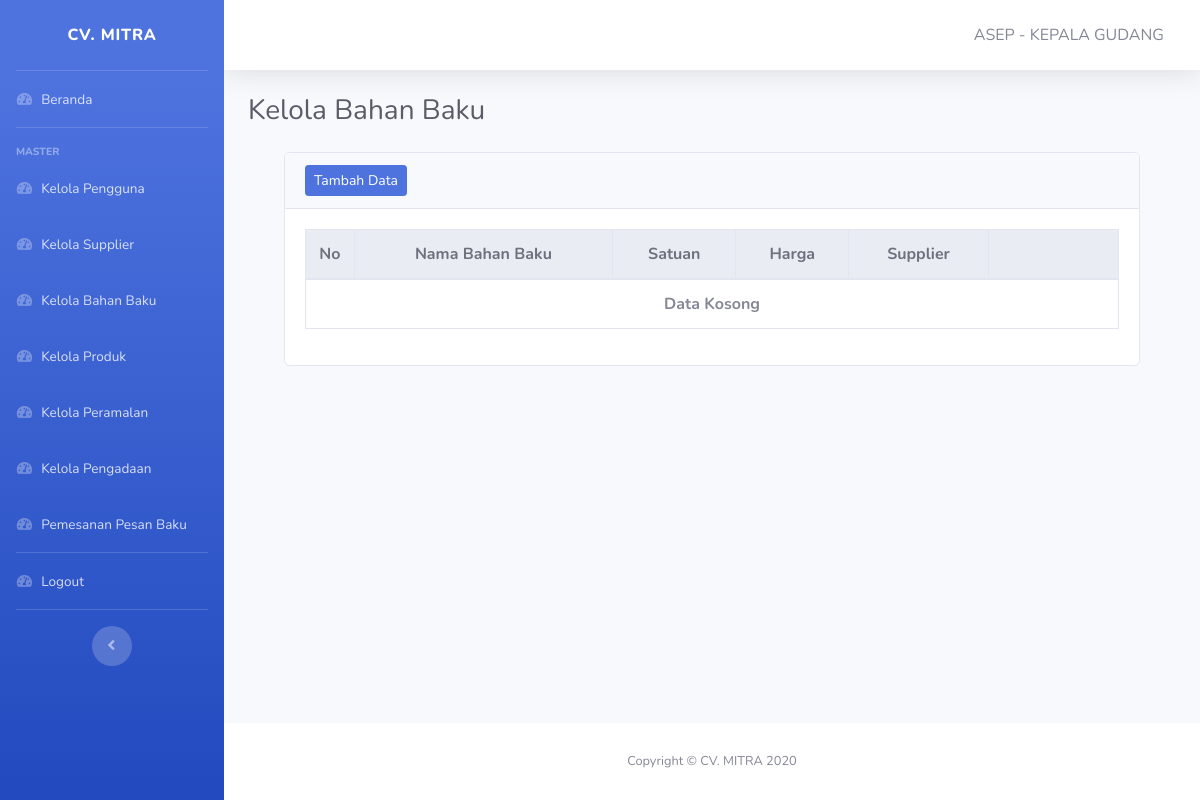
Page /pages/admin/kelola-bahanbaku.php (signed in) on the earlier database version.
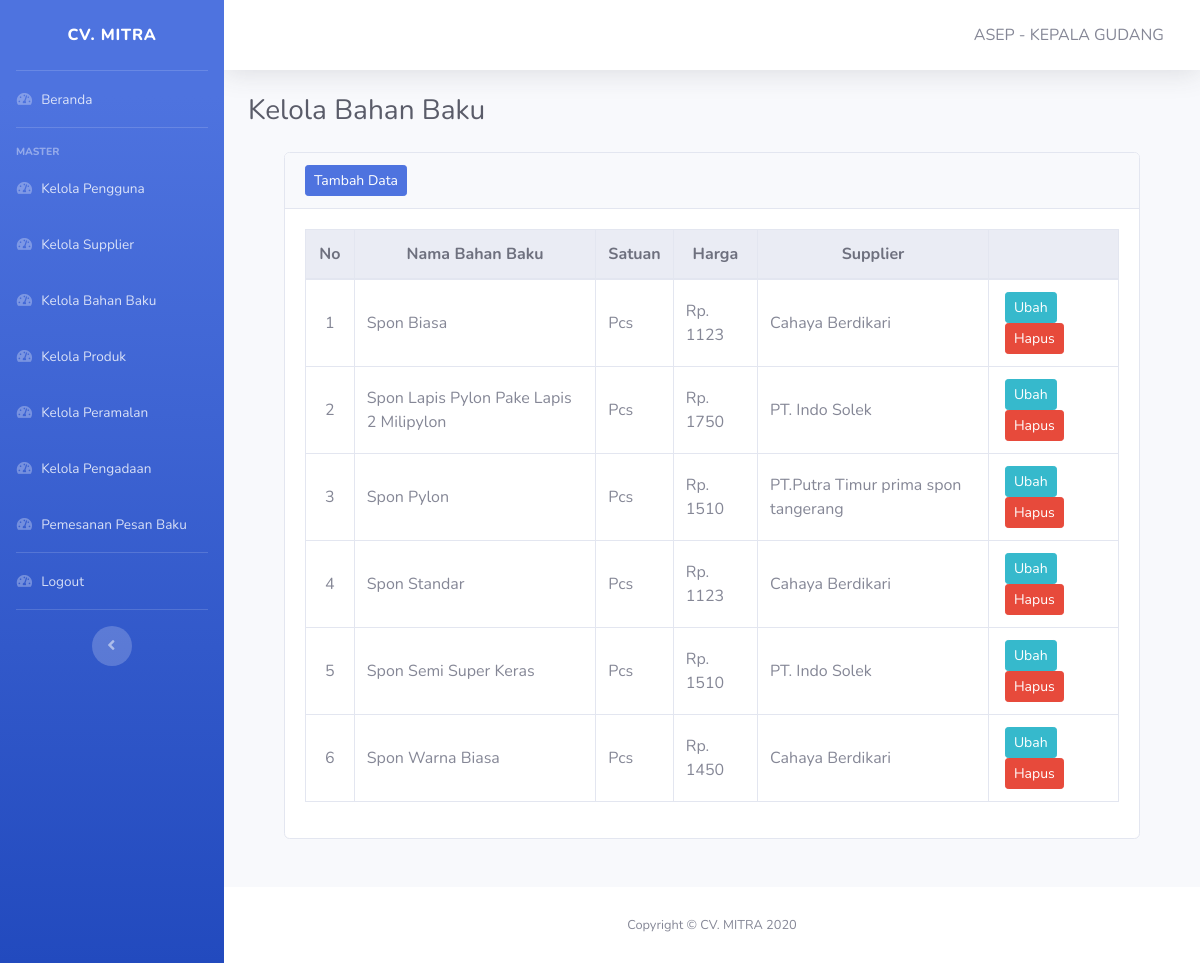
Same page on the later database version.
### tables this page shows
CREATE TABLE IF NOT EXISTS `bahanbaku` (
  `id_bahanbaku` varchar(6) NOT NULL,
  `nama_bahanbaku` varchar(40) NOT NULL,
  `satuan_bahanbaku` varchar(10) NOT NULL,
  `harga` varchar(20) NOT NULL,
  `id_supplier` int(11) NOT NULL,
  PRIMARY KEY (`id_bahanbaku`),
  KEY `id_supplier` (`id_supplier`),
  CONSTRAINT `bahanbaku_ibfk_2` FOREIGN KEY (`id_supplier`) REFERENCES `supplier` (`id_supplier`)
);

CREATE TABLE IF NOT EXISTS `supplier` (
  `id_supplier` int(11) NOT NULL AUTO_INCREMENT,
  `nama_supplier` varchar(40) NOT NULL,
  `alamat_supplier` varchar(50) NOT NULL,
  `no_telp` varchar(50) NOT NULL DEFAULT '',
  `email` text NOT NULL,
  PRIMARY KEY (`id_supplier`)
);

### pages/admin/kelola-bahanbaku.php (the view, shortened to what this page needs)
<!DOCTYPE html>
<html lang="en">
<head>
    <?php include '../../layout/header.php' ?>
</head>
<body id="page-top">
    <div id="wrapper">
        <?php include '../../layout/sidebar-admin.php' ?>
        <div id="content-wrapper" class="d-flex flex-column">
            <div id="content">
                <?php include '../../layout/topbar.php' ?>
                <div class="container-fluid">
                    <div class="d-sm-flex align-items-center justify-content-between mb-4">
                        <h1 class="h3 mb-0 text-gray-800">Kelola Bahan Baku</h1>
                    </div>
                    <div class="container row-12">
                        <div class="col">
                            <div class="card mb-5">
                                <div class="card-header">
                                    <div class="nav-item">
                                        <a href="tambah-bahanbaku.php" class="btn btn-sm btn-primary">Tambah Data</a>
                                    </div>
                                </div>
                                <div class="card-body">
                                    <table class="table table-responsive-lg table-hover table-bordered" id="Table">
                                        <thead class="thead-light text-center">
                                            <tr>
                                                <th width=6%>No</th>
                                                <th>Nama Bahan Baku</th>
                                                <th>Satuan</th>
                                                <th>Harga</th>
                                                <th>Supplier</th>
                                                <th width=16%></th>
                                            </tr>
                                        </thead>
                                        <tbody>
                                            <?php
                                            include "../../koneksi.php";
                                            $no = 1;
                                            $data = mysqli_query($koneksi, "SELECT b.id_bahanbaku,b.nama_bahanbaku, b.satuan_bahanbaku,b.harga,s.nama_supplier FROM bahanbaku b JOIN supplier s WHERE b.id_supplier = s.id_supplier");
                                            if (mysqli_num_rows($data) == 0) {
                                                ?>
                                                <tr>
                                                    <td colspan="7" class="text-center font-weight-bold">Data Kosong</td>
                                                </tr>
                                                <?php
                                                } else {
                                                    while ($item = mysqli_fetch_array($data)) {
                                                        ?>
                                                    <tr>
                                                        <td class="text-center align-middle"><?php echo $no++; ?></td>
                                                        <td class="align-middle"><?php echo $item['nama_bahanbaku']; ?></td>
                                                        <td class="align-middle"><?php echo $item['satuan_bahanbaku']; ?></td>
                                                        <td class="align-middle">Rp. <?php echo $item['harga']; ?></td>
                                                        <td class="align-middle"><?php echo $item['nama_supplier']; ?></td>
                                                        <td class="text-center">
                                                            <a href="ubah-bahanbaku.php?id=<?php echo $item['id_bahanbaku'] ?>" class="btn btn-info btn-sm mx-1 float-left">Ubah</a>
                                                            <form action="hapus-bahanbaku.php?id=<?php echo $item['id_bahanbaku'] ?>" method="post">
                                                                <button type="submit" class="btn btn-danger btn-sm mx-1 float-left">Hapus</button>
                                                            </form>
                                                        </td>
                                                    </tr>
                                            <?php
                                                }
                                            }
                                            ?>
                                        </tbody>
                                    </table>
                                </div>
                            </div>
                        </div>
                    </div>
                </div>
            </div>
            <?php include '../../layout/footer.php' ?>
        </div>
    </div>
</body>
</html>

### layout/header.php (shortened to what this page needs)
<link href="../../vendor/fontawesome-free/css/all.min.css" rel="stylesheet" type="text/css">
<link rel="stylesheet" type="text/css" href="https://cdn.datatables.net/1.10.21/css/dataTables.bootstrap4.min.css">
<link href="../../css/sb-admin-2.min.css" rel="stylesheet">

### layout/sidebar-admin.php
<ul class="navbar-nav bg-gradient-primary sidebar sidebar-dark accordion" id="accordionSidebar">
    <a class="sidebar-brand d-flex align-items-center justify-content-center" href="index.php">
        <div class="sidebar-brand-text mx-3">CV. MITRA</div>
    </a>
    <hr class="sidebar-divider my-0">
    <li class="nav-item">
        <a class="nav-link" href="index.php">
            <i class="fas fa-fw fa-tachometer-alt"></i>
            <span>Beranda</span></a>
    </li>
    <hr class="sidebar-divider">
    <div class="sidebar-heading">
        Master
    </div>
    <li class="nav-item">
        <a class="nav-link" href="kelola-pengguna.php">
            <i class="fas fa-fw fa-tachometer-alt"></i>
            <span>Kelola Pengguna</span></a>
    </li>
    <li class="nav-item">
        <a class="nav-link" href="kelola-supplier.php">
            <i class="fas fa-fw fa-tachometer-alt"></i>
            <span>Kelola Supplier</span></a>
    </li>
    <li class="nav-item">
        <a class="nav-link" href="kelola-bahanbaku.php">
            <i class="fas fa-fw fa-tachometer-alt"></i>
            <span>Kelola Bahan Baku</span></a>
    </li>
    <li class="nav-item">
        <a class="nav-link" href="kelola-produk.php">
            <i class="fas fa-fw fa-tachometer-alt"></i>
            <span>Kelola Produk</span></a>
    </li>
    <li class="nav-item">
        <a class="nav-link" href="kelola-peramalan.php">
            <i class="fas fa-fw fa-tachometer-alt"></i>
            <span>Kelola Peramalan</span></a>
    </li>
    <li class="nav-item">
        <a class="nav-link" href="kelola-pengadaan.php">
            <i class="fas fa-fw fa-tachometer-alt"></i>
            <span>Kelola Pengadaan</span></a>
    </li>
    <li class="nav-item">
        <a class="nav-link" href="kelola-pesanbahanbaku.php">
            <i class="fas fa-fw fa-tachometer-alt"></i>
            <span>Pemesanan Pesan Baku</span></a>
    </li>
    <hr class="sidebar-divider my-0">
    <li class="nav-item">
        <a class="nav-link" href="../../logout.php" data-toggle="modal" data-target="#logoutModal">
            <i class="fas fa-fw fa-tachometer-alt"></i>
            <span>Logout</span></a>
    </li>
    <hr class="sidebar-divider d-none d-md-block">
    <div class="text-center d-none d-md-inline">
        <button class="rounded-circle border-0" id="sidebarToggle"></button>
    </div>
</ul>

### layout/topbar.php (shortened to what this page needs)
<nav class="navbar navbar-expand navbar-light bg-white topbar mb-4 static-top shadow">
    <ul class="navbar-nav ml-auto">
        <li class="nav-item dropdown no-arrow">
            <a class="nav-link dropdown-toggle" href="#" id="userDropdown" role="button" data-toggle="dropdown" aria-haspopup="true" aria-expanded="false">
                <span class="mr-2 d-none d-lg-inline text-gray-600 medium"><?php
                                                                            echo strtoupper($_SESSION['nama']) . " - " . strtoupper($_SESSION['jabatan']); ?></span>
            </a>
        </li>
    </ul>
</nav>

### layout/footer.php
<footer class="sticky-footer bg-white">
    <div class="container my-auto">
        <div class="copyright text-center my-auto">
            <span>Copyright &copy; CV. MITRA 2020</span>
        </div>
    </div>
</footer>

Differences in the rows shown:
added bahanbaku: nama_bahanbaku "Spon Biasa", satuan_bahanbaku "Pcs", harga "1123", id_supplier.nama_supplier "Cahaya Berdikari"
added bahanbaku: nama_bahanbaku "Spon Lapis Pylon Pake Lapis 2 Milipylon", satuan_bahanbaku "Pcs", harga "1750", id_supplier.nama_supplier "PT. Indo Solek"
added bahanbaku: nama_bahanbaku "Spon Pylon", satuan_bahanbaku "Pcs", harga "1510", id_supplier.nama_supplier "PT.Putra Timur prima spon tangerang"
added bahanbaku: nama_bahanbaku "Spon Standar", satuan_bahanbaku "Pcs", harga "1123", id_supplier.nama_supplier "Cahaya Berdikari"
added bahanbaku: nama_bahanbaku "Spon Semi Super Keras", satuan_bahanbaku "Pcs", harga "1510", id_supplier.nama_supplier "PT. Indo Solek"
added bahanbaku: nama_bahanbaku "Spon Warna Biasa", satuan_bahanbaku "Pcs", harga "1450", id_supplier.nama_supplier "Cahaya Berdikari"
Other differences:
text no longer shown: "Data Kosong"
